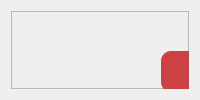
            <widget class="QWidget" name="page_3">
             <layout class="QVBoxLayout" name="verticalLayout_8">
              <item>
               <widget class="QFrame" name="frame_7">
                <property name="frameShape">
                 <enum>QFrame::StyledPanel</enum>
                </property>
                <property name="frameShadow">
                 <enum>QFrame::Raised</enum>
                </property>
                <widget class="QPushButton" name="exportVisitor">
                 <property name="geometry">
                  <rect>
                   <x>500</x>
                   <y>590</y>
                   <width>291</width>
                   <height>51</height>
                  </rect>
                 </property>
                 <property name="font">
                  <font>
                   <family>Segoe UI</family>
                   <pointsize>14</pointsize>
                   <weight>75</weight>
                   <bold>true</bold>
                  </font>
                 </property>
                 <property name="styleSheet">
                  <string notr="true">QPushButton{
color:White;
border-radius: 50px;
background-color:rgb(204, 65, 68);
}</string>
                 </property>
                 <property name="text">
                  <string>EXPORT CSV</string>
                 </property>
                </widget>
                <widget class="QFrame" name="frame_15">
                 <property name="geometry">
                  <rect>
                   <x>150</x>
                   <y>40</y>
                   <width>931</width>
                   <height>41</height>
                  </rect>
                 </property>
                 <property name="styleSheet">
                  <string notr="true">background-color:rgb(204, 65, 68);
border-radius:10px;</string>
                 </property>
                 <property name="frameShape">
                  <enum>QFrame::StyledPanel</enum>
                 </property>
                 <property name="frameShadow">
                  <enum>QFrame::Raised</enum>
                 </property>
                 <widget class="QLabel" name="label_33">
                  <property name="geometry">
                   <rect>
                    <x>380</x>
                    <y>10</y>
                    <width>351</width>
                    <height>21</height>
                   </rect>
                  </property>
                  <property name="font">
                   <font>
                    <family>Segoe UI</family>
                    <pointsize>16</pointsize>
                    <weight>75</weight>
                    <bold>true</bold>
                   </font>
                  </property>
                  <property name="styleSheet">
                   <string notr="true">background-color:rgb(204, 65, 68);
color:white;</string>
                  </property>
                  <property name="text">
                   <string>VISITORS LOG</string>
                  </property>
                 </widget>
                </widget>
                <widget class="QLabel" name="label_37">
                 <property name="geometry">
                  <rect>
                   <x>10</x>
                   <y>750</y>
                   <width>851</width>
                   <height>21</height>
                  </rect>
                 </property>
                 <property name="font">
                  <font>
                   <family>Segoe UI</family>
                   <pointsize>12</pointsize>
                  </font>
                 </property>
                 <property name="styleSheet">
                  <string notr="true">color: rgb(154, 154, 154)</string>
                 </property>
                 <property name="text">
                  <string>Developed by : Ronald Dale Fuentebella &amp; Joshua Z. Habil</string>
                 </property>
                </widget>
                <widget class="QTableWidget" name="visitorTable">
                 <property name="geometry">
                  <rect>
                   <x>140</x>
                   <y>90</y>
                   <width>951</width>
                   <height>471</height>
                  </rect>
                 </property>
                 <property name="layoutDirection">
                  <enum>Qt::LeftToRight</enum>
                 </property>
                 <property name="styleSheet">
                  <string notr="true">QTableWidget {	
	background-color: rgb(247, 247, 247);
	padding: 10px;
	border-radius: 5px;
	gridline-color: rgb(44, 49, 60);
	border-bottom: 1px solid rgb(44, 49, 60);
}
QTableWidget::item{
	border-color: rgb(44, 49, 60);
	padding-left: 5px;
	padding-right: 5px;
	gridline-color: rgb(44, 49, 60);
}
QTableWidget::item:selected{
	background-color: rgb(85, 170, 255);
}
QScrollBar:horizontal {
    border: none;
    background: rgb(52, 59, 72);
    height: 14px;
    margin: 0px 21px 0 21px;
	border-radius: 0px;
}
 QScrollBar:vertical {
	border: none;
    background: rgb(52, 59, 72);
    width: 14px;
    margin: 21px 0 21px 0;
	border-radius: 0px;
 }
QHeaderView::section{
	Background-color: rgb(39, 44, 54);
	max-width: 30px;
	border: 1px solid rgb(44, 49, 60);
	border-style: none;
    border-bottom: 1px solid rgb(44, 49, 60);
    border-right: 1px solid rgb(44, 49, 60);
}
QTableWidget::horizontalHeader {	
	background-color: rgb(81, 255, 0);
}
QHeaderView::section:horizontal
{
	font: 75 10pt &quot;Segoe UI&quot;;
    border: 1px solid rgb(32, 34, 42);
	background-color: rgb(204, 65, 68);
	padding: 3px;
	color:white;
	border-top-left-radius: 7px;
    border-top-right-radius: 7px;
}
QHeaderView::section:vertical
{
    border: 1px solid rgb(44, 49, 60);
}
</string>
                 </property>
                 <column>
                  <property name="text">
                   <string>Name</string>
                  </property>
                 </column>
                 <column>
                  <property name="text">
                   <string>Time</string>
                  </property>
                 </column>
                 <column>
                  <property name="text">
                   <string>Date</string>
                  </property>
                 </column>
                 <column>
                  <property name="text">
                   <string>Purpose</string>
                  </property>
                 </column>
                </widget>
               </widget>
              </item>
             </layout>
            </widget>
